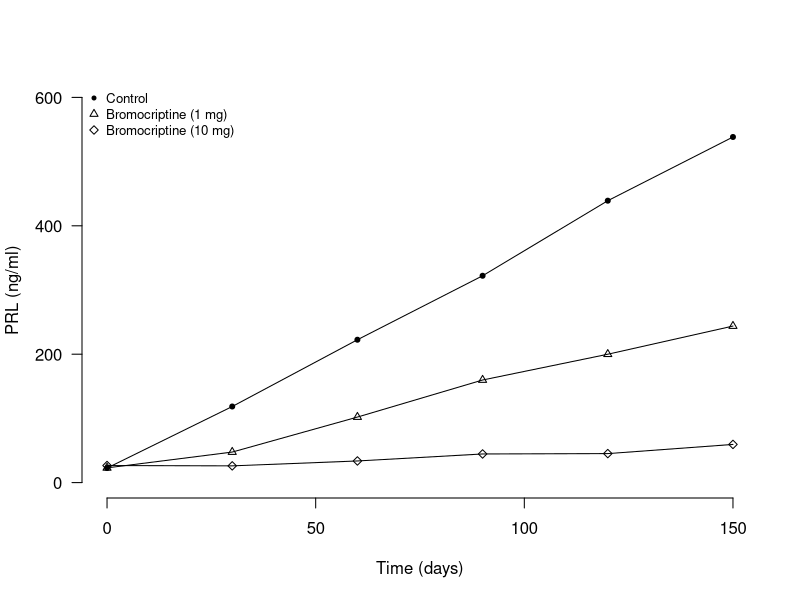
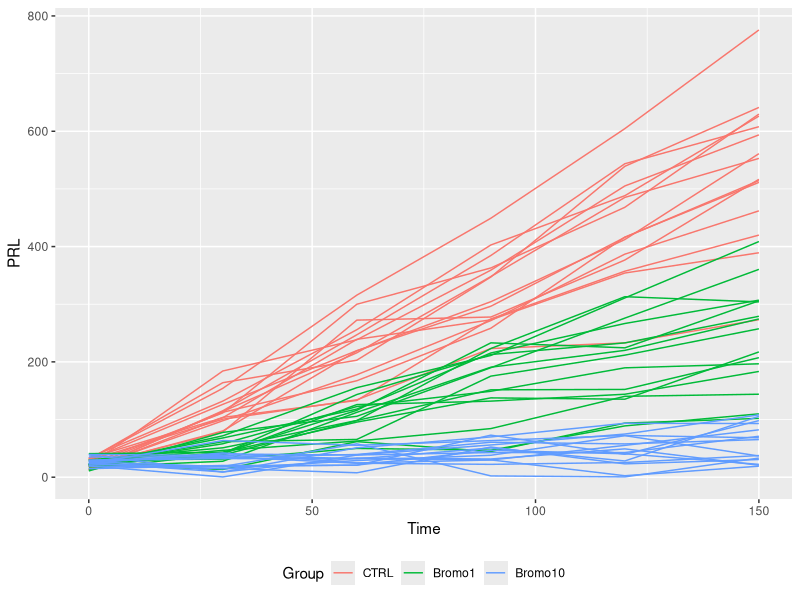
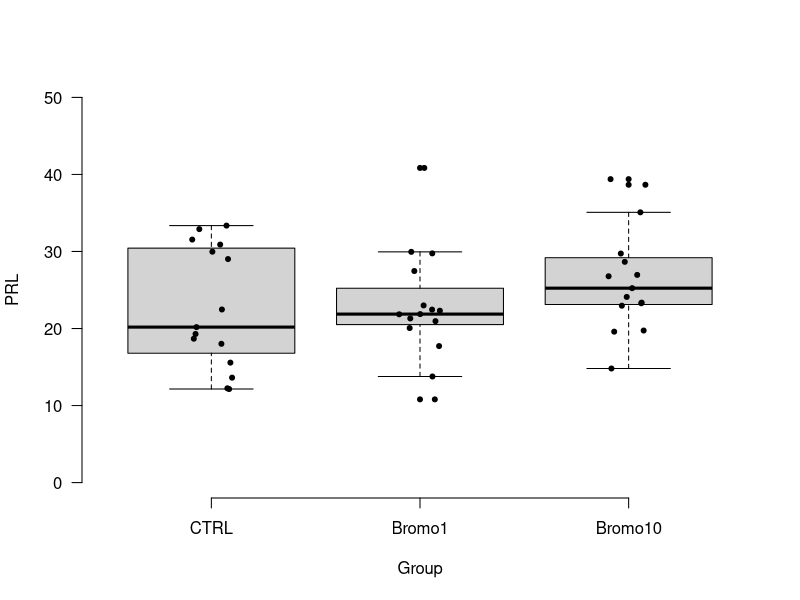
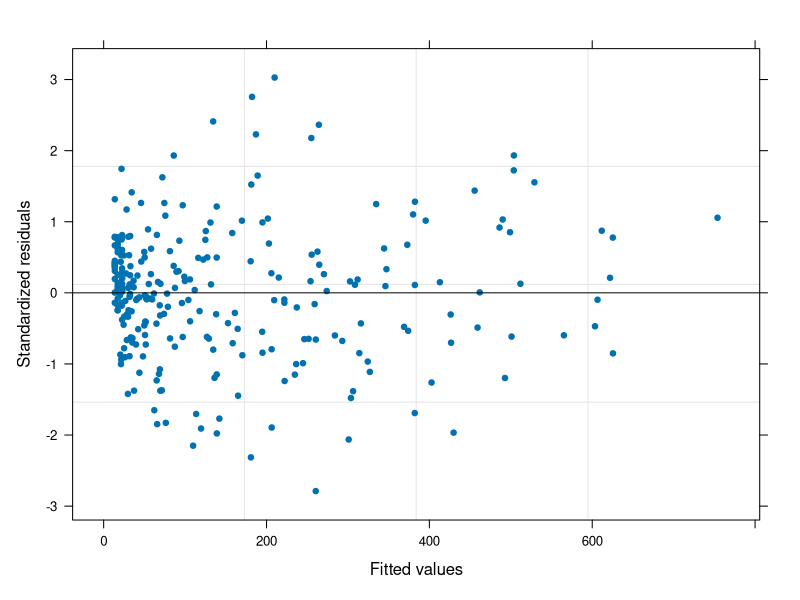
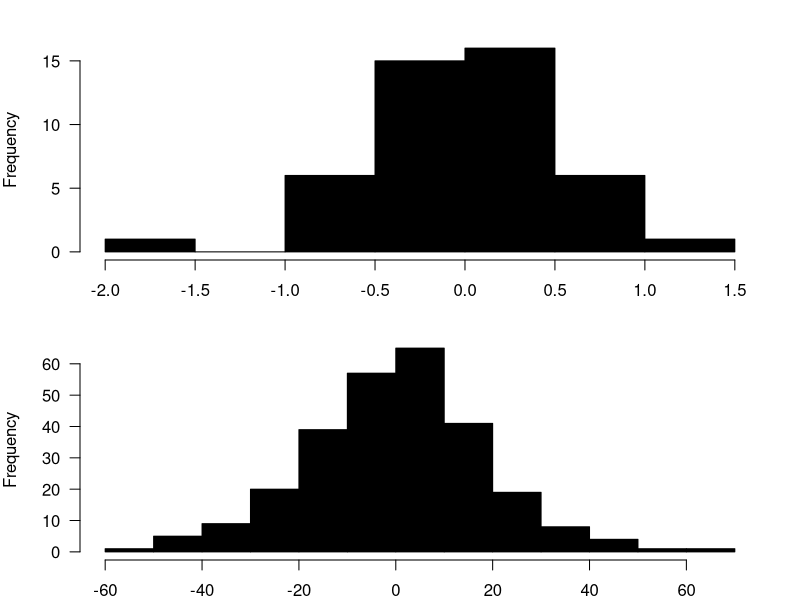
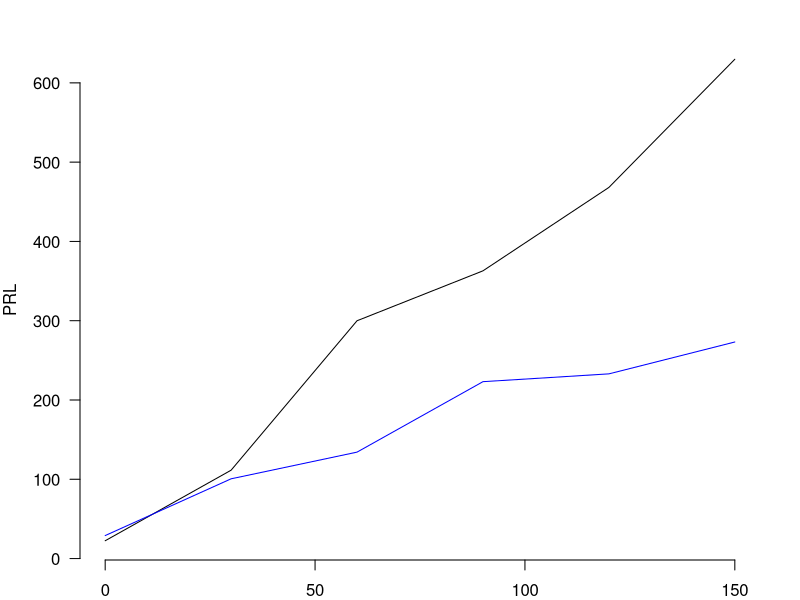
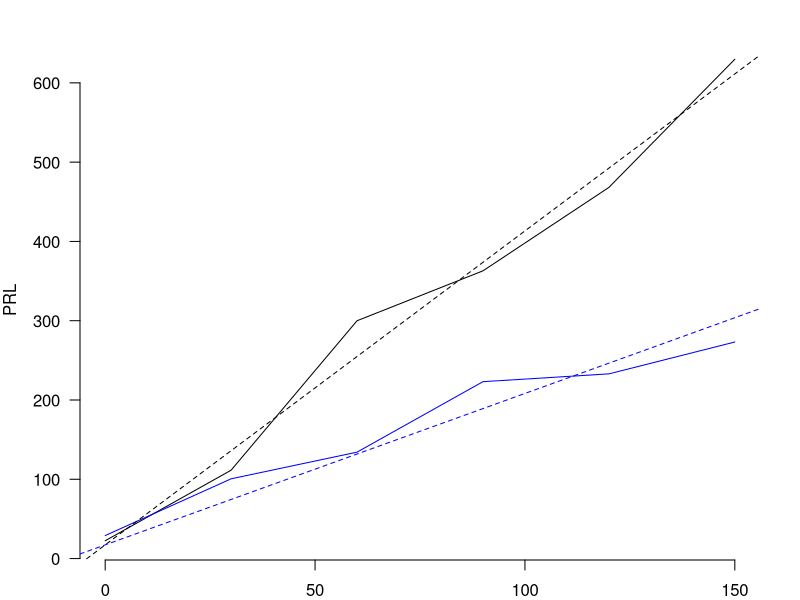
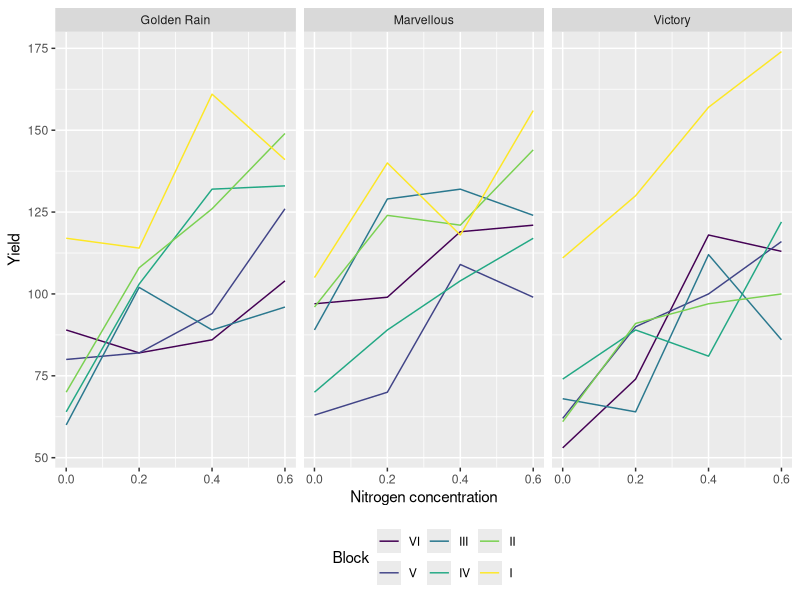

Reproduce these figures in R, in order.
## ---- chunk 1
library(tufte)
library(xtable)
knitr::opts_chunk$set(echo = TRUE)
knitr::opts_knit$set(global.par = TRUE)

# See https://stackoverflow.com/questions/25646333/code-chunk-font-size-in-rmarkdown-with-knitr-and-latex
def.chunk.hook  <- knitr::knit_hooks$get("chunk")
knitr::knit_hooks$set(chunk = function(x, options) 
{
  x <- def.chunk.hook(x, options)
  ifelse(options$size != "normalsize", paste0("\\", options$size,"\n\n", x, "\n\n\\normalsize"), x)
})

# See https://stackoverflow.com/questions/23349525/how-to-set-knitr-chunk-output-width-on-a-per-chunk-basis
knitr::knit_hooks$set(width=local({
  .width <- 0
  function(before, options, envir) {
    if (before) .width <<- options(width=options$width)
    else options(.width)
  }
}))

## ---- chunk 2
library(nlme)
## ---- chunk 3
bromocriptine <- read.csv("bromocriptine.csv")
## ---- chunk 4
summary(bromocriptine)
## ---- chunk 5
bromocriptine$Group <- factor(bromocriptine$Group, 
                              levels = c("CTRL", "Bromo1", "Bromo10"))
## ---- chunk 6
brom.split <- split(bromocriptine, bromocriptine$Group)

mean.brom <- lapply(brom.split, function(x)
      {
      aggregate(x$PRL, by = list(Time=x$Time), FUN=mean)
      })

plot(x ~ Time, mean.brom$CTRL, t = "o", pch = 20,
     bty = "n", ylim = c(0, 600), yaxt = "n",
     xlab = "Time (days)", ylab = "PRL (ng/ml)")

axis(2, seq(0, 600, 200), las = 1)
lines(x ~ Time, mean.brom$Bromo1, t = "o", pch = 2, cex = 0.8)
lines(x ~ Time, mean.brom$Bromo10, t = "o", pch = 5, cex = 0.8)

legend("topleft", c("Control", "Bromocriptine (1 mg)", 
                    "Bromocriptine (10 mg)"), pch = c(20, 2, 5),
       cex = 0.8, bty = "n")
## ---- chunk 7
library(ggplot2)

ggplot(aes(Time, PRL, group = interaction(Group, Mouse), col = Group),
       data = bromocriptine) + geom_line() +
theme(legend.position="bottom")
## ---- chunk 8
boxplot(PRL ~ Group, data = bromocriptine, 
        subset = bromocriptine$Time == 0,
        las = 1, pch = 20, ylim = c(0, 50), frame = F)
stripchart(PRL ~ Group, data = bromocriptine,
           subset = bromocriptine$Time == 0,
           las = 1, pch = 20, method = "jitter",
           jitter = 0.1, vertical = TRUE, add = TRUE)
## ---- chunk 9
model <- lme(PRL ~ Group * Time, data = bromocriptine, 
             random = ~ Time - 1 | Mouse)
summary(model)
## ---- chunk 10
plot(model, pch = 20)
## ---- chunk 11
par(mar = c(2, 4, 2, 2))
## ---- chunk 12
head(random.effects(model))

par(mfrow = c(2, 1))
hist(random.effects(model)$Time, main = "", col = "black", 
     xlab = "Random effects", las = 1)
hist(resid(model), main = "", col = "black", xlab = "Residuals",
     las = 1)
## ---- chunk 13
par(mfrow = c(1, 1))
## ---- chunk 14
head(coef(model))
## ---- chunk 15
plot(PRL ~ Time, bromocriptine, subset = bromocriptine$Mouse == 1, 
     t = "l", las = 1, bty = "n")
lines(PRL ~ Time, bromocriptine, subset = bromocriptine$Mouse == 6, 
      col = "blue")
## ---- chunk 16
plot(PRL ~ Time, bromocriptine, subset = bromocriptine$Mouse == 1, 
     t = "l", las = 1, bty = "n")
lines(PRL ~ Time, bromocriptine, subset = bromocriptine$Mouse == 6, 
      col = "blue")
abline(17.24, 3.96, lty = "dashed")
abline(17.24, 1.91, col = "blue", lty = "dashed")
## ---- chunk 17
library(emmeans)

marginals <- emmeans(model, ~ Group * Time, cov.reduce = range)
pairs(marginals, by = "Time")

## ---- chunk 18
summary(Oats)
## ---- chunk 19
ggplot(aes(nitro, yield), group = Block, data = Oats) +
geom_line(aes(col = Block)) +
facet_wrap(~Variety) + 
xlab("Nitrogen concentration") +
ylab("Yield") +
theme(legend.position = "bottom")
## ---- chunk 20
model.oats <- lme(yield ~ nitro * Variety, data = Oats, random = ~ 1 | Block/Variety)
## ---- chunk 21
summary(model.oats)
## ---- chunk 22
model.oats.2 <- lme(yield ~ nitro + Variety, data = Oats, random = ~ 1 | Block/Variety)

summary(model.oats.2)
